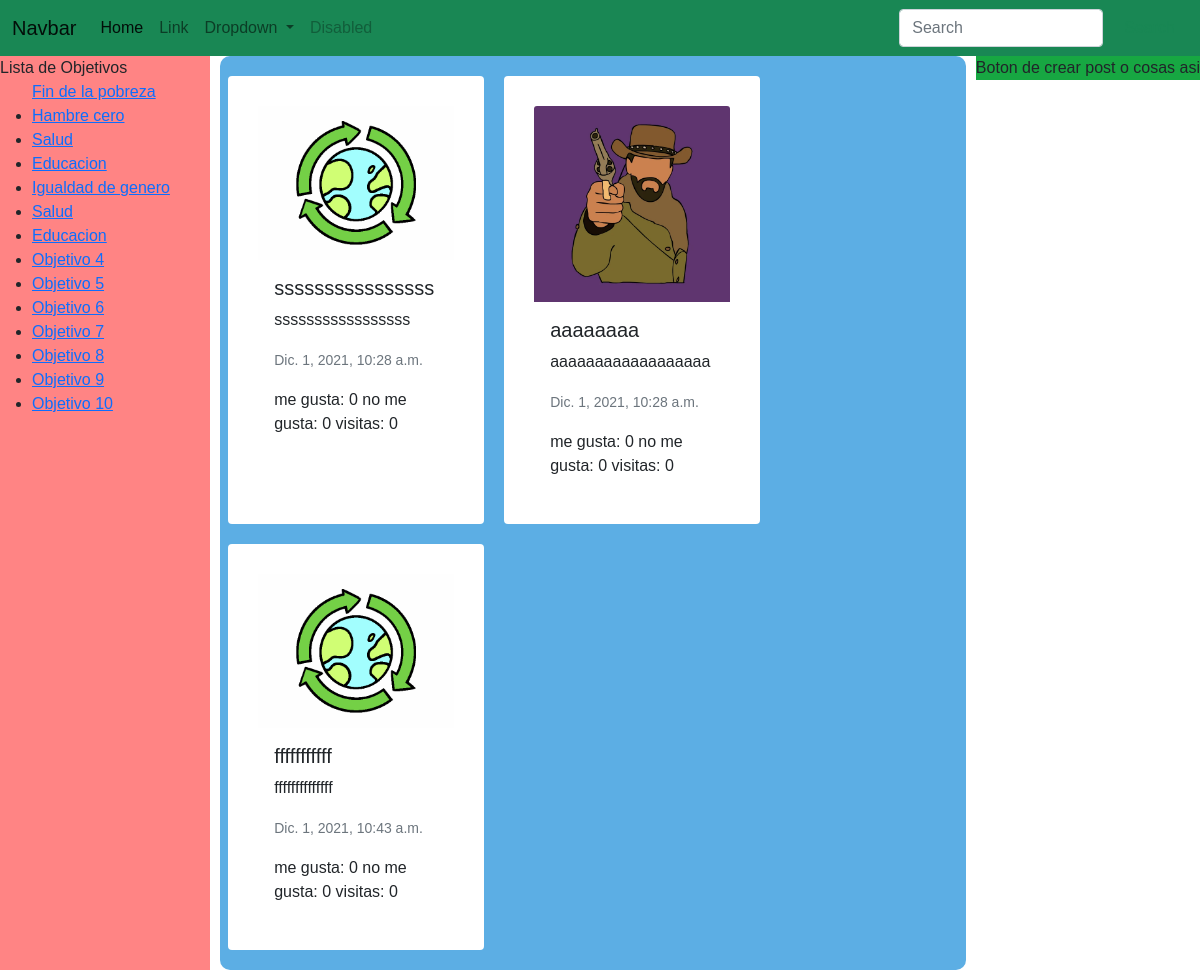
Before: / with the older database file.
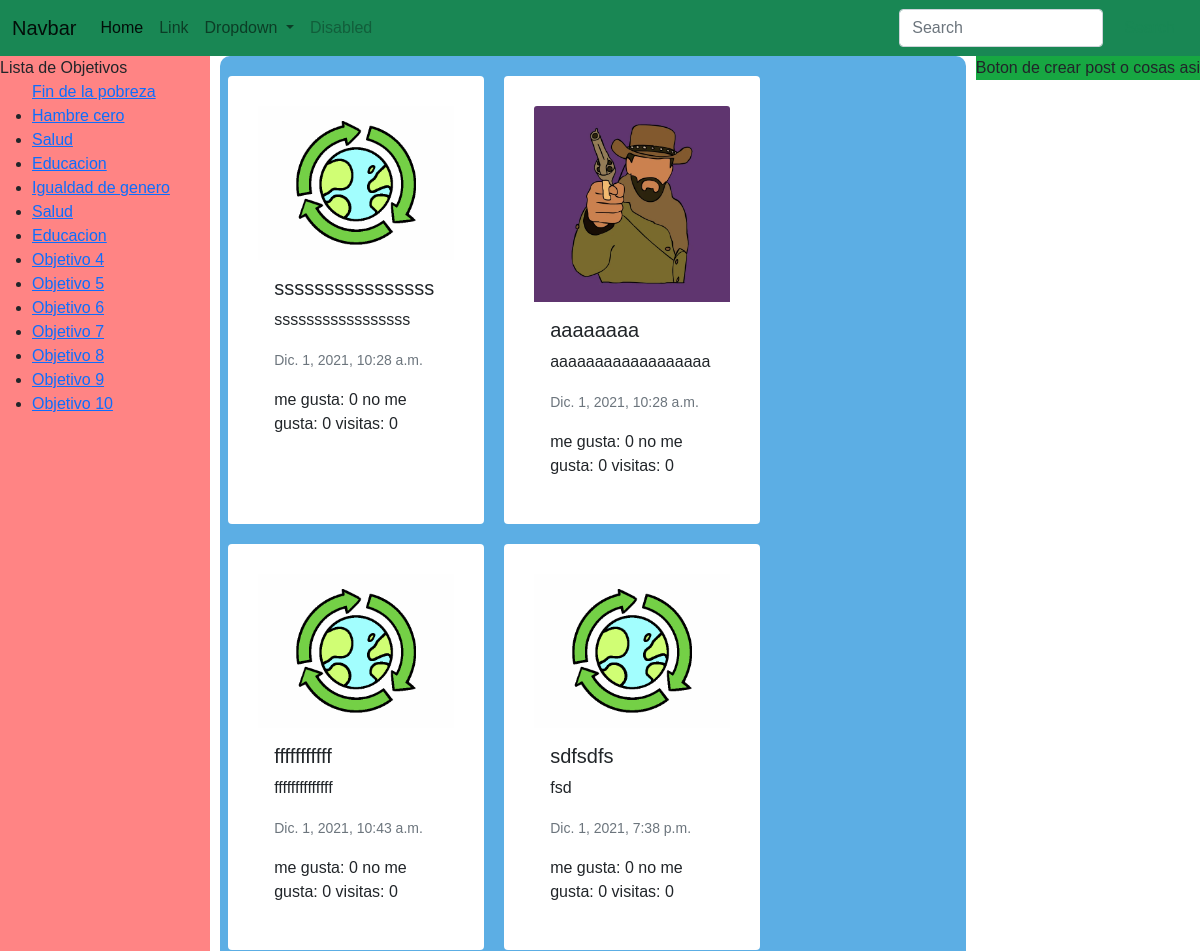
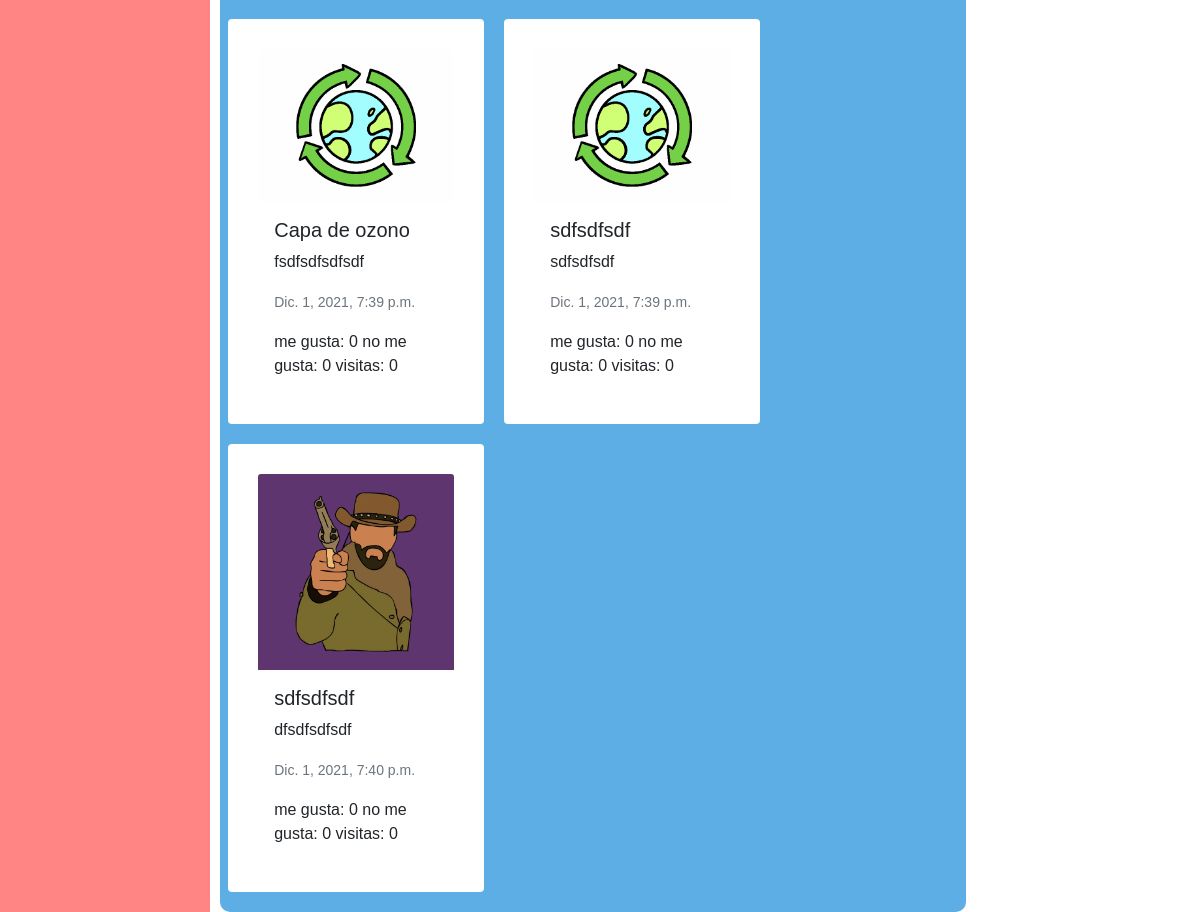
After: the same page with the newer database file (2 pictures, top to bottom).
### feed/models.py (models this page shows, shortened)
class post(models.Model):
    posteador = models.ForeignKey(usuario, on_delete=models.CASCADE, null=True)
    titulo = models.CharField(max_length=100)
    contenido = models.TextField()
    pre_contenido = models.TextField()
    categoria = models.ForeignKey(categoria, on_delete=models.CASCADE,  default=1, null=False)
    creado_en = models.DateTimeField(auto_now_add=True)
    actualizado_en = models.DateTimeField(auto_now=True)
    me_gusta = models.IntegerField(default=0)
    no_megusta = models.IntegerField(default=0)
    imagen = models.FileField(upload_to='imagenes_posts', default='post_default.jpg')
    visitas = models.IntegerField(default=0)

### feed/views.py (the view)
# urls.py: path('', include('feed.urls')),
def feed(request):
    posteos = post.objects.all()
    return render(request,"feed.html",{'posteos':posteos})

### feed/templates/feed.html (shortened to what this page needs)
{% extends "base.html" %}
{% block content %}
<div class="wrapper">
    <div class="posts">
        <section class="main-section row">
    {% for post in posteos %}
        <div class="card" style="width: 16rem;  border: 10px; margin: 10px;" >
            <img src="{{post.imagen.url}}" class="card-img-top" alt="{{post.tipo_17_ODS}}"  >
            <div class="card-body">
                <h5 class="card-title"> {{ post.titulo }}</h5>
                <div class="card-text">
                   <p>{{ post.pre_contenido }}</p>
                </div>
                <p class="card-text"><small class="text-muted">{{ post.creado_en }}</small></p>
                <a>me gusta: {{post.me_gusta}}</a>
                <a>no me gusta: {{post.no_megusta}}</a>
                <a>visitas: {{post.visitas}}</a>
                <br>
            </div>
        </div>
    {% endfor %}
    </section>
    </div>
    <div class="lista">Lista de Objetivos
      <ul>
        <a href="#">Fin de la pobreza </a>
        <li><a href="#">Hambre cero</a> </li>
        <li><a href="#">Salud</a></li>
        <li><a href="#">Educacion</a></li>
        <li><a href="#"> Igualdad de genero </a> </li>
        <li><a href="#">Salud</a></li>
        <li><a href="#">Educacion</a></li>
        <li><a href="#">Objetivo 4</a> </li>
        <li><a href="#">Objetivo 5</a> </li>
        <li><a href="#">Objetivo 6</a> </li>
        <li><a href="#">Objetivo 7</a> </li>
        <li><a href="#">Objetivo 8</a> </li>
        <li><a href="#">Objetivo 9</a> </li>
        <li><a href="#">Objetivo 10</a> </li>
      </ul>
    </div>
    <div class="otras_cosas">Boton de crear post o cosas asi</div>
  </div>
{% endblock %}

Changed rows visible on the page:
added post: imagen (placeholder picture), titulo "sdfsdfs", pre_contenido "fsd", creado_en "Dic. 1, 2021, 7:38 p.m.", me_gusta "0", no_megusta "0", visitas "0"
added post: imagen (placeholder picture), titulo "Capa de ozono", pre_contenido "fsdfsdfsdfsdf", creado_en "Dic. 1, 2021, 7:39 p.m.", me_gusta "0", no_megusta "0", visitas "0"
added post: imagen (placeholder picture), titulo "sdfsdfsdf", pre_contenido "sdfsdfsdf", creado_en "Dic. 1, 2021, 7:39 p.m.", me_gusta "0", no_megusta "0", visitas "0"
added post: imagen (picture), titulo "sdfsdfsdf", pre_contenido "dfsdfsdfsdf", creado_en "Dic. 1, 2021, 7:40 p.m.", me_gusta "0", no_megusta "0", visitas "0"
